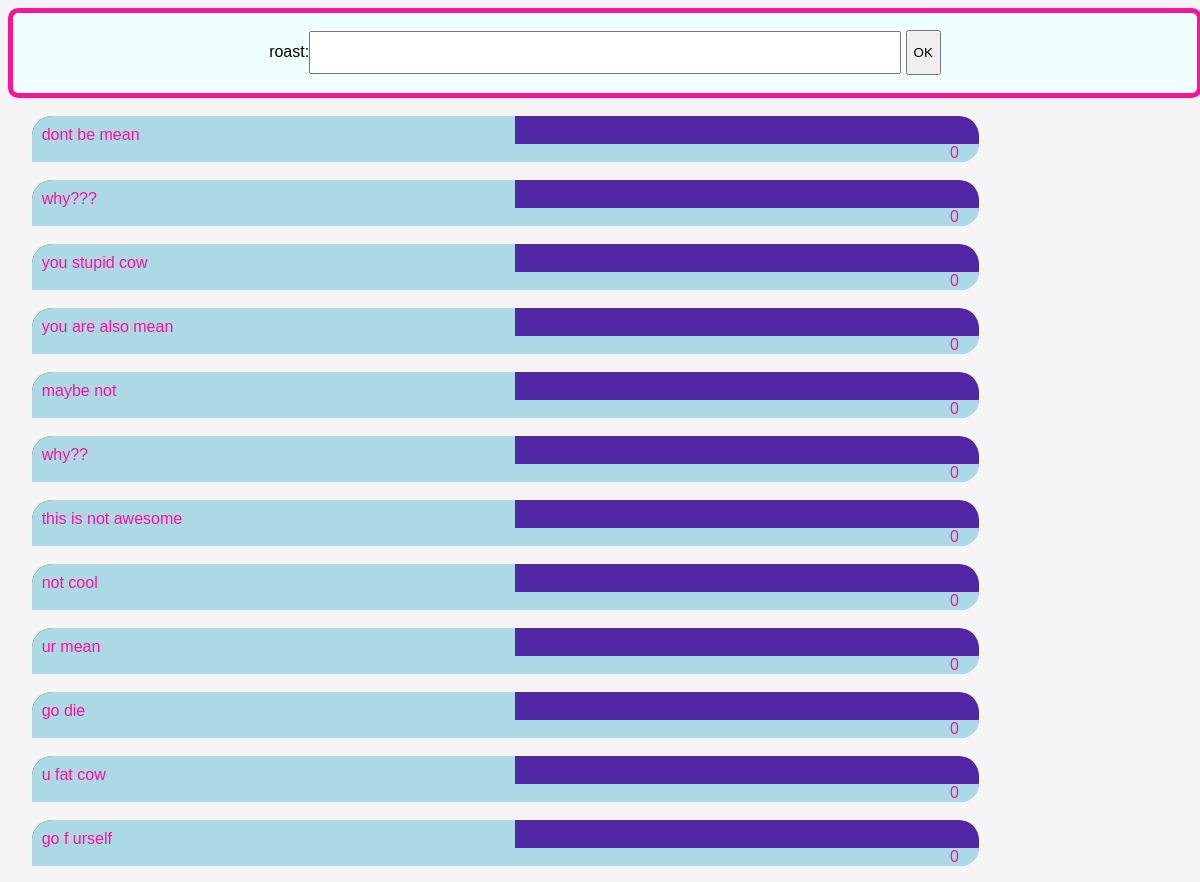
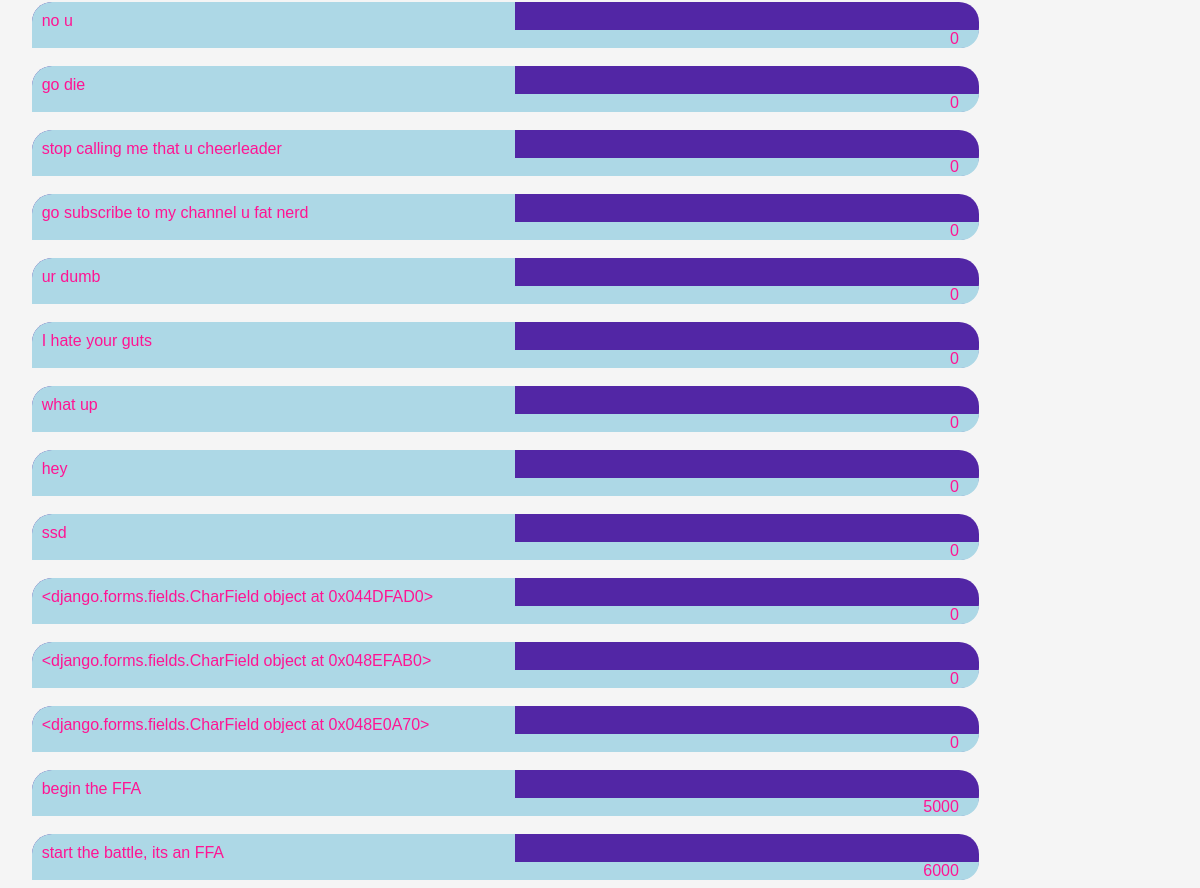
The page / on the database its author committed (2 pictures, top to bottom).
### website/models.py (models this page shows)
class Roast(models.Model):
    roast_text=models.CharField(max_length=10000)
    pub_date=models.DateTimeField('date published')
    votes=models.IntegerField(default=0)

### website/views.py (the view)
# urls.py: path("",views.index,name="index")
def index(request):
    latest_question_list = Roast.objects.order_by('-pub_date')
    R= random()*254
    G=random()*254
    B=random()*254
    if request.method == 'POST':
        form = RoastForm(request.POST)
        if form.is_valid():
            roast_Text = form.cleaned_data['roast']
            Roast(roast_text=roast_Text,pub_date=timezone.now()).save()
            return HttpResponseRedirect('/')
    else:
        form = RoastForm()
    context = {
        'q': latest_question_list,
        'form':form,
        'r':R,
        'g':G,
        "b":B
    }
    return render(request,'index.html',context)

### website/forms.py
class RoastForm(forms.Form):
    roast = forms.CharField(label='roast', max_length=1000)

### website/templates/index.html (shortened to what this page needs)
<!DOCTYPE html>
<html lang="en">
<head>
</head>
<body style="font-family: sans-serif;background-color: whitesmoke">
<div id="header" class="header" >
<form action="/" method="post" style="text-align: center;padding-top: 10px">
    {{ form }}
    <input type="submit" value="OK" style="height:45px">
</form>
</div>
<div id="root" style="overflow-y: auto;position:relative;height:80%;width:80%;padding-left:2%;">
    {% for Roast in q %}
        <br>
    <div style="height:10%;width:100%;background-color:rgb({{ r }},{{ g }},{{ b }});border-radius: 20px;">
        <div style="position:relative;height:10%;width:50%;background-color: lightblue;text-align:left;color:deeppink;padding-left: 10px;padding-top: 10px;border-top-left-radius: 20px">{{Roast.roast_text}}</div>
        <div style="position:relative;height:10%;width:50;background-color:lightblue;text-align:right;color:deeppink;border-bottom-right-radius: 20px;padding-right: 20px"}>{{Roast.votes}}</div>
    </div>
    {% endfor %}
</div>
</body>
</html>

### website/templates/index.html (style rules this page uses)
input[type=text] { width: 50%; padding: 12px 20px; margin: 8px 0; box-sizing: border-box; }
.header { height: 80px; width: 100%; border-radius: 10px; border: deeppink 5px solid; background-color: azure; }

### rows shown on the page
Roast: roast_text "dont be mean", votes "0"
Roast: roast_text "why???", votes "0"
Roast: roast_text "you stupid cow", votes "0"
Roast: roast_text "you are also mean", votes "0"
Roast: roast_text "maybe not", votes "0"
Roast: roast_text "why??", votes "0"
Roast: roast_text "this is not awesome", votes "0"
Roast: roast_text "not cool", votes "0"
Roast: roast_text "ur mean", votes "0"
Roast: roast_text "go die", votes "0"
Roast: roast_text "u fat cow", votes "0"
Roast: roast_text "go f urself", votes "0"
Roast: roast_text "no u", votes "0"
Roast: roast_text "go die", votes "0"
Roast: roast_text "stop calling me that u cheerleader", votes "0"
Roast: roast_text "go subscribe to my channel u fat nerd", votes "0"
Roast: roast_text "ur dumb", votes "0"
Roast: roast_text "I hate your guts", votes "0"
Roast: roast_text "what up", votes "0"
Roast: roast_text "hey", votes "0"
Roast: roast_text "ssd", votes "0"
Roast: roast_text "<django.forms.fields.CharField object at 0x044DFAD0>", votes "0"
Roast: roast_text "<django.forms.fields.CharField object at 0x048EFAB0>", votes "0"
Roast: roast_text "<django.forms.fields.CharField object at 0x048E0A70>", votes "0"
Roast: roast_text "begin the FFA", votes "5000"
Roast: roast_text "start the battle, its an FFA", votes "6000"
